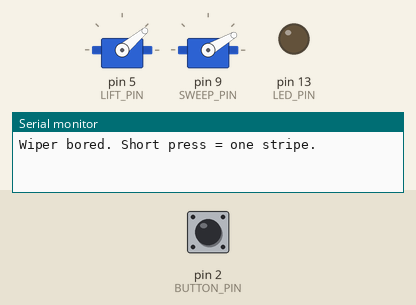
The sketch below on a simulated Arduino Nano, built with avr-gcc and run on an emulated ATmega328P. Parts: 2 × servo, output pins drawn as LEDs (lit = HIGH), the last lines printed to the serial monitor. The test bench sets the inputs (shaded band); at power-on: pin 2 (BUTTON_PIN) HIGH.

Above: at 1.8 s.
1.9 s: pin 2 (BUTTON_PIN) pulled LOW for 1 s
At 4.2 s:
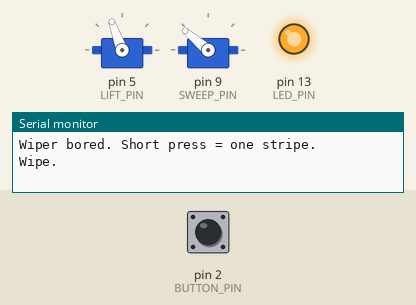
At 5.2 s:
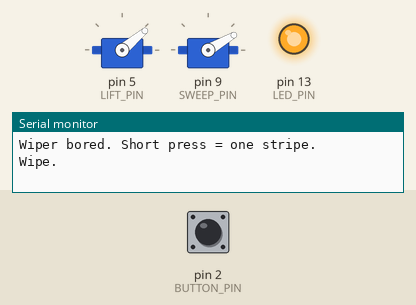
5.9 s: pin 2 (BUTTON_PIN) pulled LOW for 1 s
8.4 s: pin 2 (BUTTON_PIN) driven LOW
Timing chart, 0 to 11.4 s (numbered marks = the images above; inputs shaded):
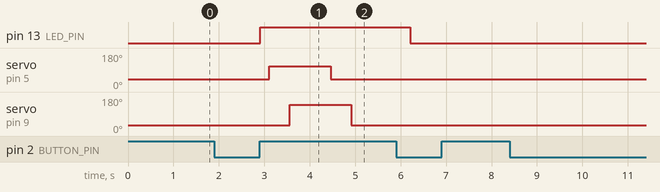

Measured:
- after the input at 1.9 s, pin 13 (LED_PIN): LOW → HIGH after 1.0 s; servo on pin 5 (LIFT_PIN): 40° → 110° after 1.2 s, → 40° 1.4 s later; servo on pin 9 (SWEEP_PIN): 30° → 140° after 1.7 s, → 30° 1.4 s later

The sketch:

whiteboard-wiper.ino
```cpp
/*
  Whiteboard wiper — one stripe, then looks innocent

  BOARD: Arduino Nano (same as the feeder)
  A long arm with a dry-erase FELT pad (not sandpaper, not a
  nail). Short press: it leans in, wipes ONE stripe, lifts
  off, and parks beside the board like it did nothing.

  Hold 2 seconds = panic park (stop mid-wipe, look innocent).

  2 SERVOS
  --------
  Lift   D5   up = felt OFF the board (innocent)
              down = felt KISSING the board (crime)
  Sweep  D9   parked at the side. Wipe = one slow pass
              across, then back to the side while LIFTED
              so it does not scribble a second stripe home.

  The arm is a meter-stick / paint stirrer / yardstick.
  Felt is a cut-up dry-erase eraser or a sock over a sponge,
  rubber-banded to the tip. Light pressure. If it squeaks
  or gouges, the lift-down angle is too hard.

  MOUNT
  -----
  1. Clamp or tape the servo CLUSTER to the whiteboard TRAY
     or the frame, on the LEFT edge of the area you want
     wiped. Do not drill a school board.
  2. Sweep servo body fixed. Horn glued to the stick, near
     the tray, so the stick is a windshield wiper.
  3. Lift servo at the TIP, or a second horn that presses
     the felt on/off. Easier build: lift servo sits on the
     stick near the tip. Horn = felt pad. Down = pad flat
     on the board. Up = pad flared away.
  4. Nano + battery on the tray in a snack box, not dangling.
  5. Test on a tiny home board or a laminated sheet first.

        [  whiteboard  ]
        stripe → → → →
        felt *
          \
           \ arm
            \
         [lift] [sweep]  ← tray
         [ Nano box ]

  WIRING
  ------
  Lift         orange → D5
  Sweep        orange → D9
  Both browns → GND
  Both reds   → 5V pack  (NOT Nano 5V)
  Share GND with the Nano.

  Button       D2 → button → GND
  Onboard LED  D13 on during a wipe.

  HOW TO USE
  ----------
  1. Felt UP. Short press. Watch: pad down, one sweep,
     pad up, arm returns. Serial: "Wipe." then "Innocent."
  2. Tweak SWEEP_PARK / SWEEP_END for a stripe that is
     long enough but does not slam the frame.
  3. Tweak LIFT_DOWN until it erases, not skips, not gouges.
  4. If sweep is backwards, swap SWEEP_PARK and SWEEP_END.
*/

#include <Servo.h>

const int BUTTON_PIN = 2;
const int LIFT_PIN   = 5;
const int SWEEP_PIN  = 9;
const int LED_PIN    = 13;

const int LIFT_UP   = 40;    // felt off the board
const int LIFT_DOWN = 110;   // felt on the board

const int SWEEP_PARK = 30;   // hanging at the side, innocent
const int SWEEP_END  = 140;  // far end of the stripe

const int LIFT_MS  = 300;
const int SWEEP_MS = 900;    // slow = looks sneakier
const unsigned long LONG_PRESS_MS = 2000;
const unsigned long WIPE_LOCK_MS  = 2500;

Servo lift;
Servo sweep;

unsigned long buttonDownMs = 0;
unsigned long lastWipeMs   = 0;
bool buttonWasDown     = false;
bool longPressHandled  = false;

void setup() {
  pinMode(BUTTON_PIN, INPUT_PULLUP);
  pinMode(LED_PIN, OUTPUT);
  digitalWrite(LED_PIN, LOW);

  Serial.begin(9600);
  delay(200);

  lookInnocent();
  Serial.println("Wiper bored. Short press = one stripe.");
}

void loop() {
  handleButton();
  delay(15);
}

void handleButton() {
  bool down = digitalRead(BUTTON_PIN) == LOW;

  if (down && !buttonWasDown) {
    buttonDownMs = millis();
    longPressHandled = false;
  }

  if (down && !longPressHandled && (millis() - buttonDownMs >= LONG_PRESS_MS)) {
    Serial.println("Panic. Innocent.");
    lookInnocent();
    longPressHandled = true;
  }

  if (!down && buttonWasDown && !longPressHandled) {
    if (millis() - lastWipeMs >= WIPE_LOCK_MS) {
      wipeOnce();
    } else {
      Serial.println("Already innocent.");
    }
  }

  buttonWasDown = down;
}

void wipeOnce() {
  digitalWrite(LED_PIN, HIGH);
  Serial.println("Wipe.");

  // Lean in.
  sweep.attach(SWEEP_PIN);
  sweep.write(SWEEP_PARK);
  delay(200);
  pressFelt(true);
  delay(150);

  // One stripe only.
  sweep.write(SWEEP_END);
  delay(SWEEP_MS);

  // Lift BEFORE coming home so there is no return streak.
  pressFelt(false);
  delay(150);
  sweep.write(SWEEP_PARK);
  delay(SWEEP_MS);

  lookInnocent();
  lastWipeMs = millis();
  Serial.println("Innocent.");
}

void pressFelt(bool onBoard) {
  lift.attach(LIFT_PIN);
  lift.write(onBoard ? LIFT_DOWN : LIFT_UP);
  delay(LIFT_MS);
}

void lookInnocent() {
  lift.attach(LIFT_PIN);
  sweep.attach(SWEEP_PIN);
  lift.write(LIFT_UP);
  sweep.write(SWEEP_PARK);
  delay(400);
  lift.detach();
  sweep.detach();
  digitalWrite(LED_PIN, LOW);
}
```
